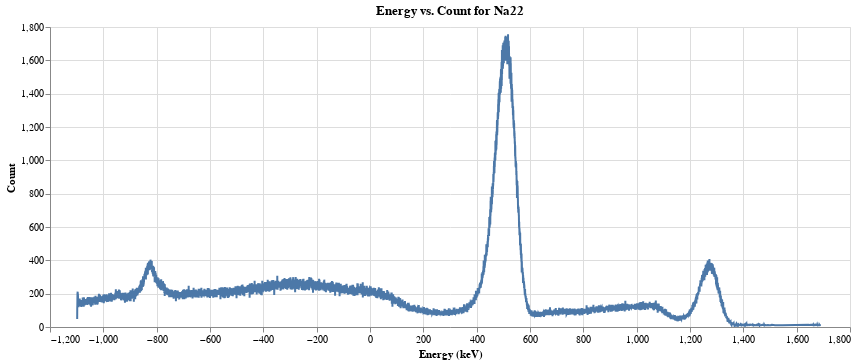

Notebook source saved alongside this figure:
### Markdown cell above
# Na22 Data

### Code cell
threshold = 11  # Set the threshold value

# Filter the counts based on the threshold
Na22_data_Filtered = Na22_data[Na22_data['Count'] >= threshold]

alt.data_transformers.disable_max_rows()

# Create the Altair chart
alt.Chart(Na22_data_Filtered).mark_line().encode(
    x='Energy (keV)',
    y='Count'
).interactive().properties(
    title='Energy vs. Count for Na22',
    width=800
)

### Figure 1 — Vega-Lite specification as saved in the notebook (floating-point values rounded to 4 significant figures; data arrays with more than 128 entries replaced by an {"elided": "..."} marker saying what was removed)
{"config": {"view": {"continuousWidth": 300, "continuousHeight": 300}}, "data": {"name": "data-4443775dcc8a0a18ecdfb1dcc90b24c9"}, "mark": {"type": "line"}, "encoding": {"x": {"field": "Energy (keV)", "type": "quantitative"}, "y": {"field": "Count", "type": "quantitative"}}, "params": [{"name": "param_61", "select": {"type": "interval", "encodings": ["x", "y"]}, "bind": "scales"}], "title": "Energy vs. Count for Na22", "width": 800, "$schema": "https://vega.github.io/schema/vega-lite/v5.8.0.json", "datasets": {"data-4443775dcc8a0a18ecdfb1dcc90b24c9": {"elided": "8309 records"}}}
